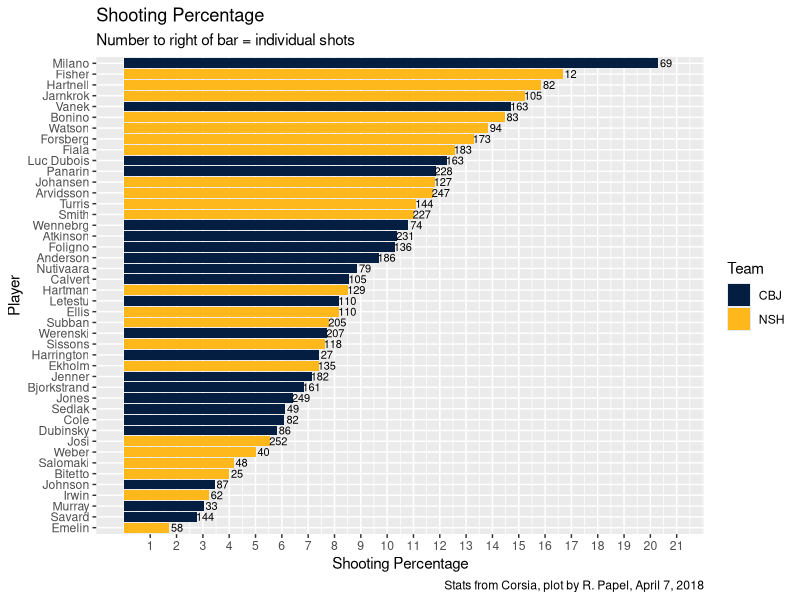

Here is the R script that generated this plot:
#' ------------------------
#' Title: **NSH vs CBJ**
#' Subtitle: Game 82
#' By: Robert Papel
#' Theme: Amateur AF!
#' ------------------------

#' **Libraries** 

library(tidyverse)

finalGame <- read.csv("April7.csv", header = TRUE , sep = "," , stringsAsFactors = FALSE)


#' **Visualizations**
 
teamColor <- c("#041E42", # Columbus
               "#FFB81C") # Nashville

ggplot(finalGame, aes(x = reorder(Player, ShootPerc), 
                      y = ShootPerc, 
                      fill = Team)) +
  geom_col() +
  scale_fill_manual(values = teamColor) +
  labs(x = "Player", 
       y = "Shooting Percentage",
       title = "Shooting Percentage",
       subtitle = "Number to right of bar = individual shots",
       caption = "Stats from Corsia, plot by R. Papel, April 7, 2018") +
  scale_y_continuous(limits = c(0,21), 
                     breaks = c(1:21)) +
  coord_cartesian(ylim = c(0, 21)) +
  geom_text(nudge_y = 0.3, size = 2.80,
            aes(label = paste0(iSF))) +
  coord_flip()

  
  
  
  

